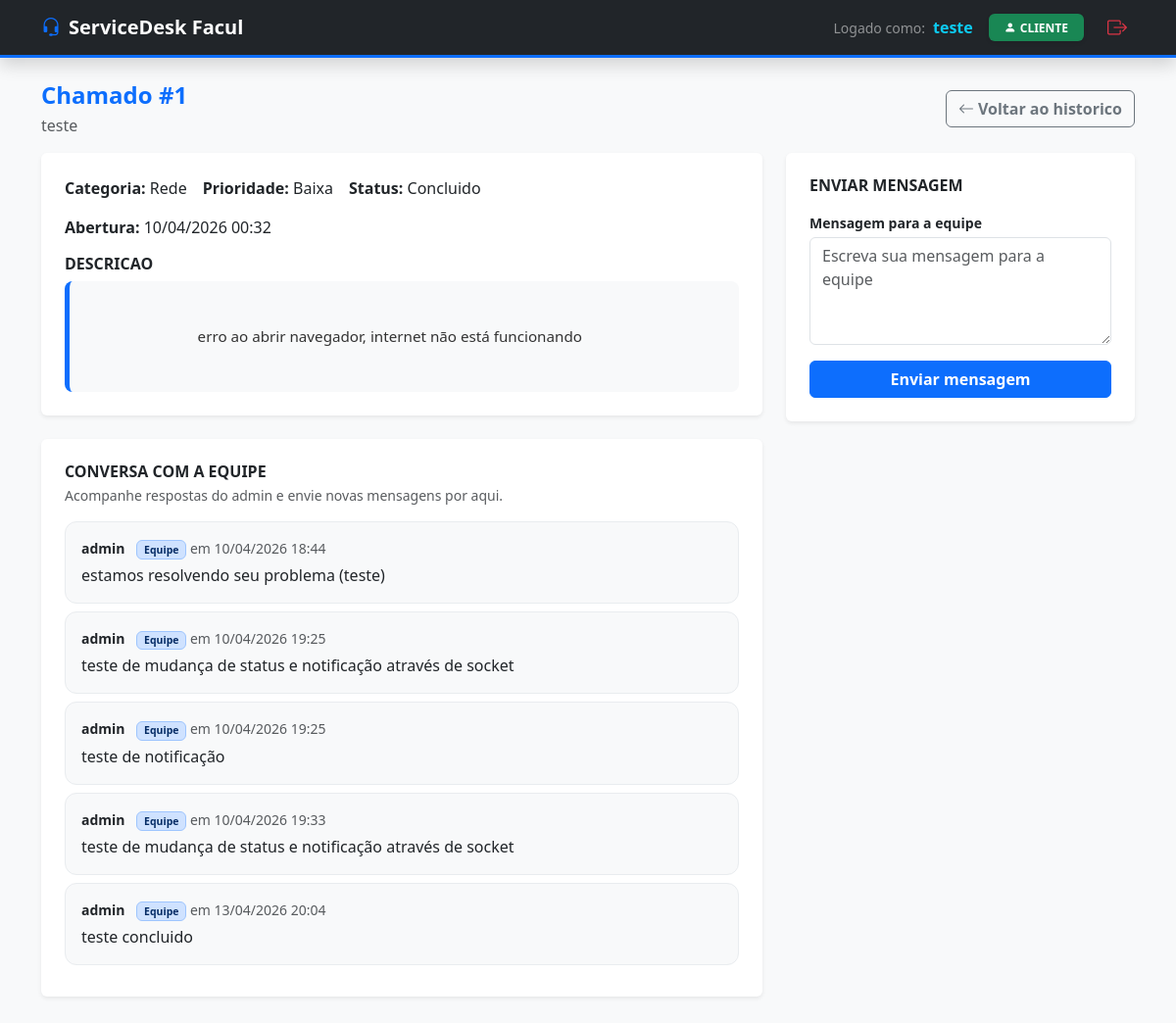
/meus-chamados/1/ (signed in), run on the app's committed database.
### chamados/models.py (models this page shows, shortened)
class Chamado(models.Model):
    STATUS_CHOICES = [
        ("aberto", "Aberto"),
        ("andamento", "Em andamento"),
        ("concluido", "Concluido"),
    ]
    PRIORIDADE_CHOICES = [
        ("baixa", "Baixa"),
        ("media", "Media"),
        ("alta", "Alta"),
    ]
    CATEGORIA_CHOICES = [
        ("hardware", "Hardware"),
        ("software", "Software"),
        ("rede", "Rede"),
        ("acesso", "Acesso"),
        ("outros", "Outros"),
    ]
    titulo = models.CharField(max_length=100)
    descricao = models.TextField()
    categoria = models.CharField(
        max_length=20, choices=CATEGORIA_CHOICES, default="outros"
    )
    usuario = models.ForeignKey(User, on_delete=models.CASCADE)
    status = models.CharField(max_length=20, choices=STATUS_CHOICES, default="aberto")
    prioridade = models.CharField(max_length=20, choices=PRIORIDADE_CHOICES)
    data_criacao = models.DateTimeField(auto_now_add=True)
    class Meta:
        ordering = ["-data_criacao"]

class Comentario(models.Model):
    chamado = models.ForeignKey(
        Chamado, on_delete=models.CASCADE, related_name="comentarios"
    )
    usuario = models.ForeignKey(User, on_delete=models.CASCADE)
    texto = models.TextField()
    data = models.DateTimeField(auto_now_add=True)

### chamados/views.py (the view)
@login_required
def detalhe_chamado_cliente(request, chamado_id):
    if request.user.is_staff or request.user.is_superuser:
        messages.info(request, "Esta tela de conversa e destinada ao perfil cliente.")
        return redirect("detalhe_chamado_admin", chamado_id=chamado_id)
    chamado = get_object_or_404(
        Chamado.objects.select_related("usuario").prefetch_related("comentarios__usuario"),
        id=chamado_id,
        usuario=request.user,
    )
    form_mensagem = MensagemChamadoForm()
    return render(
        request,
        "chamados/detalhe_cliente/index.html",
        {"chamado": chamado, "form_mensagem": form_mensagem},
    )

### chamados/forms.py
class MensagemChamadoForm(forms.Form):
    mensagem = forms.CharField(
        label="Mensagem",
        required=True,
        widget=forms.Textarea(
            attrs={
                "rows": 4,
                "class": "form-control",
                "placeholder": "Escreva sua mensagem para a equipe",
            }
        ),
    )

### chamados/templates/chamados/detalhe_cliente/index.html (shortened to what this page needs)
{% load static %}
<!DOCTYPE html>
<html lang="pt-br">
<head>
    <link href="https://cdn.jsdelivr.net/npm/bootstrap@5.3.0/dist/css/bootstrap.min.css" rel="stylesheet">
    <link rel="stylesheet" href="https://cdn.jsdelivr.net/npm/bootstrap-icons@1.11.1/font/bootstrap-icons.css">
</head>
<body class="bg-light">
    <nav class="navbar navbar-dark bg-dark mb-4 shadow">
        <div class="container">
            <a class="navbar-brand fw-bold" href="{% url 'lista_chamados' %}">
                <i class="bi bi-headset me-2 text-primary"></i>ServiceDesk Facul
            </a>
            <div class="text-white d-flex align-items-center">
                <span class="me-2 small text-white-50">Logado como:</span>
                <span class="fw-bold me-3 text-info">{{ user.username }}</span>
                <span class="badge bg-success shadow-sm px-3 py-2">
                    <i class="bi bi-person-fill me-1"></i>CLIENTE
                </span>
                <a href="{% url 'logout_usuario' %}" class="ms-3 btn btn-sm btn-outline-danger border-0 fw-bold">
                    <i class="bi bi-box-arrow-right fs-5"></i>
                </a>
            </div>
        </div>
    </nav>
    <div
        id="caixa-notificacoes"
        class="position-fixed top-0 end-0 p-3"
        style="z-index: 1080; width: min(92vw, 380px);"
    ></div>
    <main class="container pb-5">
        <div class="d-flex justify-content-between align-items-center mb-3">
            <div>
                <h4 class="mb-1 fw-bold text-primary">Chamado #{{ chamado.id }}</h4>
                <p class="mb-0 text-muted">{{ chamado.titulo }}</p>
            </div>
            <a href="{% url 'historico_chamados_cliente' %}" class="btn btn-outline-secondary fw-bold">
                <i class="bi bi-arrow-left me-1"></i>Voltar ao historico
            </a>
        </div>
        <div class="row g-4">
            <div class="col-12 col-lg-8">
                <div class="card border-0 shadow-sm">
                    <div class="card-body p-4">
                        <div class="d-flex flex-wrap gap-3 mb-3">
                            <p class="mb-0"><strong>Categoria:</strong> {{ chamado.get_categoria_display }}</p>
                            <p class="mb-0"><strong>Prioridade:</strong> {{ chamado.get_prioridade_display }}</p>
                            <p class="mb-0"><strong>Status:</strong> {{ chamado.get_status_display }}</p>
                        </div>
                        <p class="mb-3"><strong>Abertura:</strong> {{ chamado.data_criacao|date:"d/m/Y H:i" }}</p>
                        <h6 class="fw-bold text-dark text-uppercase mb-2">Descricao</h6>
                        <div class="caixa-descricao">
                            {{ chamado.descricao|linebreaksbr }}
                        </div>
                    </div>
                </div>
                <div class="card border-0 shadow-sm mt-4">
                    <div class="card-body p-4">
                        <div class="d-flex justify-content-between align-items-center gap-3 mb-3">
                            <div>
                                <h6 class="fw-bold text-dark text-uppercase mb-1">Conversa com a equipe</h6>
                                <p class="text-muted mb-0 small">Acompanhe respostas do admin e envie novas mensagens por aqui.</p>
                            </div>
                        </div>
                        {% for comentario in chamado.comentarios.all %}
                            <article class="mensagem-card p-3 mb-2">
                                <p class="mb-1 small">
                                    <strong>{{ comentario.usuario.username }}</strong>
                                    {% if comentario.usuario_id == chamado.usuario_id %}
                                        <span class="badge bg-success-subtle text-success-emphasis border border-success-subtle ms-2">Voce</span>
                                    {% else %}
                                        <span class="badge bg-primary-subtle text-primary-emphasis border border-primary-subtle ms-2">Equipe</span>
                                    {% endif %}
                                    <span class="text-muted">em {{ comentario.data|date:"d/m/Y H:i" }}</span>
                                </p>
                                <p class="mb-0">{{ comentario.texto|linebreaksbr }}</p>
                            </article>
                        {% empty %}
                            <p class="text-muted mb-0">Nenhuma mensagem registrada ate o momento.</p>
                        {% endfor %}
                    </div>
                </div>
            </div>
            <div class="col-12 col-lg-4">
                <div class="card border-0 shadow-sm">
                    <div class="card-body p-4">
                        <h6 class="fw-bold text-dark text-uppercase mb-3">Enviar mensagem</h6>
                        <form method="post" action="{% url 'responder_chamado_cliente' chamado.id %}">
                            <div class="mb-3">
                                <label class="form-label small fw-bold mb-1">Mensagem para a equipe</label>
                                {{ form_mensagem.mensagem }}
                            </div>
                            <button type="submit" class="btn btn-primary fw-bold w-100">
                                Enviar mensagem
                            </button>
                        </form>
                    </div>
                </div>
            </div>
        </div>
    </main>
</body>
</html>

### chamados/templates/chamados/detalhe_cliente/index.html (style rules this page uses)
.navbar { border-bottom: 3px solid #0d6efd; }
.caixa-descricao { background-color: #f8f9fa; border-left: 5px solid #0d6efd; padding: 20px; border-radius: 8px; white-space: pre-wrap; color: #333; font-size: 0.95rem; line-height: 1.6; }
.mensagem-card { border: 1px solid #e9ecef; border-radius: 12px; background: #f8f9fa; }

### data on the page
Chamado: id "1", titulo "teste", categoria "Rede", prioridade "Baixa", status "Concluido", data_criacao "10/04/2026 00:32", descricao "erro ao abrir navegador, internet não está funcionando"
Comentario: usuario.username "admin", shows "Equipe", data "10/04/2026 18:44", texto "estamos resolvendo seu problema (teste)"
Comentario: usuario.username "admin", shows "Equipe", data "10/04/2026 19:25", texto "teste de mudança de status e notificação através de socket"
Comentario: usuario.username "admin", shows "Equipe", data "10/04/2026 19:25", texto "teste de notificação"
Comentario: usuario.username "admin", shows "Equipe", data "10/04/2026 19:33", texto "teste de mudança de status e notificação através de socket"
Comentario: usuario.username "admin", shows "Equipe", data "13/04/2026 20:04", texto "teste concluido"

### other printed values
{{ user.username }} "teste"
